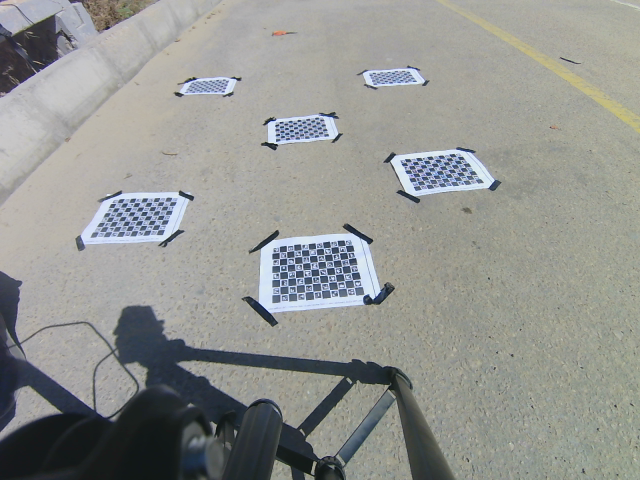
#> input picture front_h59_p45.png, 640 x 480 px, given in place of the camera
$ python charuco_calibration.py   (older library calls are emulated)
#> lines starting #> are read from the running program, lines starting #| are printed output that depends on the picture
"""
charuco_calibration.py
======================
Camera intrinsic calibration using a ChArUco board.

Board specs (calib.io):
  8 x 11 squares  |  checker = 20 mm  |  marker = 15 mm  |  DICT_4X4_50
  (corrected from misprinted 15mm/11mm -- see SQUARE_SIZE/MARKER_SIZE below)

INTERFACE:
  Green border  = board detected clearly, good to capture
  Red border    = board not detected or too few corners
  Yellow border = board detected but poor quality (too close/far/blurry)

CONTROLS:
  SPACE   → capture current frame
  C       → run calibration (need at least 15 captures)
  D       → delete last captured frame
  Q / ESC → quit

HOW TO USE:
  1. Run:  python3 charuco_calibration.py
  2. Move the board to different positions, angles, distances
  3. When border goes GREEN press SPACE to capture
  4. Aim for 20-30 captures covering all regions of the image
  5. Press C to calibrate and save results

TIPS FOR GOOD CALIBRATION:
  - Board in all corners of the image (top-left, top-right, bottom-left, bottom-right)
  - Board at different distances (close filling half image, medium, far)
  - Board tilted at different angles (left, right, up, down ~30-45 degrees)
  - Avoid motion blur — hold still when capturing
  - Good even lighting, no glare on the markers
  - Aim for RMS < 0.5 px (excellent), < 1.0 px (good)
"""

import cv2
import numpy as np
import json
import os
import time
from datetime import datetime

# ─────────────────────────────────────────────
# BOARD SETTINGS — must match your printed board
# ─────────────────────────────────────────────
SQUARES_X    = 11          # columns  (calib.io "8x11" = 11 cols)
SQUARES_Y    = 8           # rows
SQUARE_SIZE  = 0.02        # metres — 2 cm (corrected, measured value)
MARKER_SIZE  = 0.015       # metres — 15 mm (corrected, measured value)
ARUCO_DICT   = cv2.aruco.DICT_4X4_50

# ─────────────────────────────────────────────
# CAMERA SETTINGS
# ─────────────────────────────────────────────
CAMERA_INDEX     = "/dev/video2"   # change if your camera is on a different index
REQUESTED_WIDTH  = 1920            # explicit resolution request -- the camera
REQUESTED_HEIGHT = 1200            # will NOT necessarily default to this on
                                    # its own; see notes in open_camera() below

# ─────────────────────────────────────────────
# CALIBRATION SETTINGS
# ─────────────────────────────────────────────
MIN_CAPTURES     = 15      # minimum before calibration is allowed
TARGET_CAPTURES  = 25      # recommended number of captures
MIN_CORNERS      = 10      # minimum corners per frame to consider it good
BLUR_THRESHOLD   = 80.0    # Laplacian variance below this = too blurry

# ─────────────────────────────────────────────
# UI COLOURS  (BGR)
# ─────────────────────────────────────────────
GREEN  = (0,   210,  0  )
RED    = (0,   0,    210)
YELLOW = (0,   200,  200)
WHITE  = (255, 255,  255)
BLACK  = (0,   0,    0  )
DARK   = (30,  30,   30 )
CYAN   = (200, 200,  0  )


# ══════════════════════════════════════════════
#  OPEN CAMERA AT EXPLICIT RESOLUTION
# ══════════════════════════════════════════════

def open_camera(device, width, height):
    """
    Opens the camera and explicitly requests a resolution, using the V4L2
    backend directly (more reliable on Linux than letting OpenCV
    auto-select a backend, which can silently ignore .set() calls and
    fall back to whatever the device was last streaming).

    Returns (cap, actual_width, actual_height) -- ALWAYS check the
    actual values returned, since the camera may not support the exact
    resolution requested and will silently give you the nearest mode it
    actually has instead.
    """
    cap = cv2.VideoCapture(device, cv2.CAP_V4L2)
    if not cap.isOpened():
        return None, None, None

    # Request MJPG explicitly -- on this camera, MJPG is required to get
    # full framerate at higher resolutions (YUYV caps hard at 5fps above
    # 1280x720 per this camera's reported v4l2-ctl capabilities). For
    # STATIONARY calibration capture, framerate doesn't matter much, but
    # setting the format explicitly as part of the same negotiation also
    # tends to make the resolution request itself land more reliably.
    cap.set(cv2.CAP_PROP_FOURCC, cv2.VideoWriter_fourcc(*'MJPG'))
    cap.set(cv2.CAP_PROP_FRAME_WIDTH, width)
    cap.set(cv2.CAP_PROP_FRAME_HEIGHT, height)

    actual_w = int(cap.get(cv2.CAP_PROP_FRAME_WIDTH))
    actual_h = int(cap.get(cv2.CAP_PROP_FRAME_HEIGHT))

    return cap, actual_w, actual_h


# ══════════════════════════════════════════════
#  BUILD BOARD
# ══════════════════════════════════════════════

def make_board():
    dictionary = cv2.aruco.getPredefinedDictionary(ARUCO_DICT)
    board = cv2.aruco.CharucoBoard(
        (SQUARES_X, SQUARES_Y),
        SQUARE_SIZE,
        MARKER_SIZE,
        dictionary
    )
    return board, dictionary


# ══════════════════════════════════════════════
#  QUALITY CHECKS
# ══════════════════════════════════════════════

def check_blur(gray):
    """Returns Laplacian variance — low value means blurry."""
    return cv2.Laplacian(gray, cv2.CV_64F).var()


# [11 lines left out: function check_coverage, not called in this run]


def assess_frame_quality(corners, n_corners, blur_val, img_w, img_h):
    """
    Returns:  'good' | 'ok' | 'bad'  and a reason string.
    """
    if n_corners < MIN_CORNERS:
        return 'bad', f"Too few corners ({n_corners}) — show more of the board"

    if blur_val < BLUR_THRESHOLD:
        return 'bad', f"Too blurry ({blur_val:.0f}) — hold still"

    coverage = check_coverage(corners, img_w, img_h)
    if coverage < 0.03:
        return 'ok', "Board too far — move closer for this shot"
    if coverage > 0.85:
        return 'ok', "Board too close — move back slightly"

    if n_corners < 20:
        return 'ok', f"Only {n_corners} corners — tilt board more for more corners"

    return 'good', f"{n_corners} corners detected"


# ══════════════════════════════════════════════
#  DETECT CHARUCO CORNERS
# ══════════════════════════════════════════════

def detect_corners(gray, board, dictionary):
    """
    Detects ChArUco corners in a grayscale image.
    Returns (corners, ids, n_corners).
    """
    params   = cv2.aruco.DetectorParameters()
    detector = cv2.aruco.ArucoDetector(dictionary, params)

    marker_corners, marker_ids, _ = detector.detectMarkers(gray)

    if marker_ids is None or len(marker_ids) < 2:
        return None, None, 0

    n, corners, ids = cv2.aruco.interpolateCornersCharuco(
        marker_corners, marker_ids, gray, board
    )

    if n < 4 or corners is None:
        return None, None, 0

    return corners.reshape(-1, 1, 2).astype(np.float32), ids, n


# ══════════════════════════════════════════════
#  DRAW HUD OVERLAY
# ══════════════════════════════════════════════

def draw_hud(frame, status, reason, n_captures, n_corners, blur_val,
             border_color, last_capture_time):
    h, w = frame.shape[:2]

    # ── Thick border showing detection status ─────────────────
    cv2.rectangle(frame, (0, 0), (w-1, h-1), border_color, 8)

    # ── Top bar background ────────────────────────────────────
    cv2.rectangle(frame, (0, 0), (w, 40), DARK, -1)

    # ── Status text ───────────────────────────────────────────
    status_color = GREEN if status == 'good' else \
                   YELLOW if status == 'ok' else RED
    cv2.putText(frame, reason, (10, 26),
                cv2.FONT_HERSHEY_SIMPLEX, 0.6, status_color, 2, cv2.LINE_AA)

    # ── Capture count ─────────────────────────────────────────
    count_color = GREEN if n_captures >= TARGET_CAPTURES else \
                  YELLOW if n_captures >= MIN_CAPTURES else WHITE
    count_text  = f"Captures: {n_captures}/{TARGET_CAPTURES}"
    cv2.putText(frame, count_text, (w - 220, 26),
                cv2.FONT_HERSHEY_SIMPLEX, 0.6, count_color, 2, cv2.LINE_AA)

    # ── Bottom bar background ─────────────────────────────────
    cv2.rectangle(frame, (0, h-50), (w, h), DARK, -1)

    # ── Controls hint ─────────────────────────────────────────
    if n_captures >= MIN_CAPTURES:
        hint = "SPACE=capture  C=calibrate  D=delete last  Q=quit"
    else:
        hint = f"SPACE=capture  (need {MIN_CAPTURES - n_captures} more)  Q=quit"

    cv2.putText(frame, hint, (10, h-18),
                cv2.FONT_HERSHEY_SIMPLEX, 0.5, WHITE, 1, cv2.LINE_AA)

    # ── Blur indicator ────────────────────────────────────────
    blur_color = GREEN if blur_val > BLUR_THRESHOLD * 1.5 else \
                 YELLOW if blur_val > BLUR_THRESHOLD else RED
    cv2.putText(frame, f"Sharp: {blur_val:.0f}", (10, h-30),
                cv2.FONT_HERSHEY_SIMPLEX, 0.45, blur_color, 1, cv2.LINE_AA)

    # ── "CAPTURED!" flash ─────────────────────────────────────
    if last_capture_time and (time.time() - last_capture_time) < 0.8:
        cv2.putText(frame, "CAPTURED!", (w//2 - 80, h//2),
                    cv2.FONT_HERSHEY_SIMPLEX, 1.5, GREEN, 4, cv2.LINE_AA)

    return frame


def draw_coverage_guide(frame, all_corners_list):
    """
    Draw a small coverage map in bottom-right corner showing
    which regions of the image have been covered by captures.
    """
    h, w = frame.shape[:2]
    map_w, map_h = 120, 80
    map_x = w - map_w - 10
    map_y = h - map_h - 60

    # Background
    cv2.rectangle(frame,
        (map_x, map_y), (map_x + map_w, map_y + map_h),
        (50, 50, 50), -1)
    cv2.rectangle(frame,
        (map_x, map_y), (map_x + map_w, map_y + map_h),
        WHITE, 1)
    cv2.putText(frame, "coverage", (map_x + 15, map_y - 4),
                cv2.FONT_HERSHEY_SIMPLEX, 0.35, WHITE, 1)

    # Draw dots for each capture's centroid
    for corners in all_corners_list:
        if corners is None:
            continue
        pts = corners.reshape(-1, 2)
        cx  = int(pts[:, 0].mean() / w * map_w) + map_x
        cy  = int(pts[:, 1].mean() / h * map_h) + map_y
        cv2.circle(frame, (cx, cy), 3, CYAN, -1)

    return frame


# ══════════════════════════════════════════════
#  CALIBRATION
# ══════════════════════════════════════════════

# [121 lines left out: functions run_calibration, print_results, save_results, show_undistortion_preview, not called in this run]


# ══════════════════════════════════════════════
#  MAIN LOOP
# ══════════════════════════════════════════════

def main():
    board, dictionary = make_board()

    # ── Open camera at the requested resolution ───────────────
    cap, actual_w, actual_h = open_camera(
        CAMERA_INDEX, REQUESTED_WIDTH, REQUESTED_HEIGHT
    )
    if cap is None:
        print(f"ERROR: Cannot open camera {CAMERA_INDEX}.")
        print("Try changing CAMERA_INDEX at the top of the script, or "
              "check 'fuser -v <device>' if it's held by another process.")
        return

    if (actual_w, actual_h) != (REQUESTED_WIDTH, REQUESTED_HEIGHT):
        print(f"[WARN] Requested {REQUESTED_WIDTH}x{REQUESTED_HEIGHT} but "
              f"camera gave {actual_w}x{actual_h} instead.")
        print(f"       Check 'v4l2-ctl -d {CAMERA_INDEX} --list-formats-ext' "
              f"to confirm this resolution is actually supported.")
        print(f"       Continuing with {actual_w}x{actual_h} -- this IS what "
              f"will be used for calibration below, so it's still valid, "
              f"just not what you asked for.")

    ret, test_frame = cap.read()
#> test_frame is the input picture: shape (480, 640, 3); mean B, G, R 144.6, 148.3, 146.7
    if not ret:
        print("ERROR: Cannot read from camera.")
        return

    image_size = (test_frame.shape[1], test_frame.shape[0])
    print(f"\n{'='*55}")
    print("  ChArUco Calibration")
    print(f"{'='*55}")
    print(f"  Board:   {SQUARES_X} x {SQUARES_Y} squares")
    print(f"  Square:  {SQUARE_SIZE*1000:.0f} mm  |  "
          f"Marker: {MARKER_SIZE*1000:.0f} mm")
    print(f"  Camera:  {image_size[0]} x {image_size[1]} px")
#|   Camera:  640 x 480 px
    print(f"\n  SPACE=capture  C=calibrate  D=delete  Q=quit")
    print(f"{'='*55}\n")

    # ── Storage ───────────────────────────────────────────────
    all_corners       = []   # list of (N,1,2) corner arrays
    all_ids           = []   # list of (N,1) id arrays
    all_corners_raw   = []   # for coverage map (unreshaped)
    last_capture_time = None
    K = dist = rms    = None

    win_name = "ChArUco Calibration  [SPACE=capture | C=calibrate | Q=quit]"
    cv2.namedWindow(win_name, cv2.WINDOW_NORMAL)

    while True:
        ret, frame = cap.read()
        if not ret:
            print("Camera read failed.")
            break

        gray        = cv2.cvtColor(frame, cv2.COLOR_BGR2GRAY)
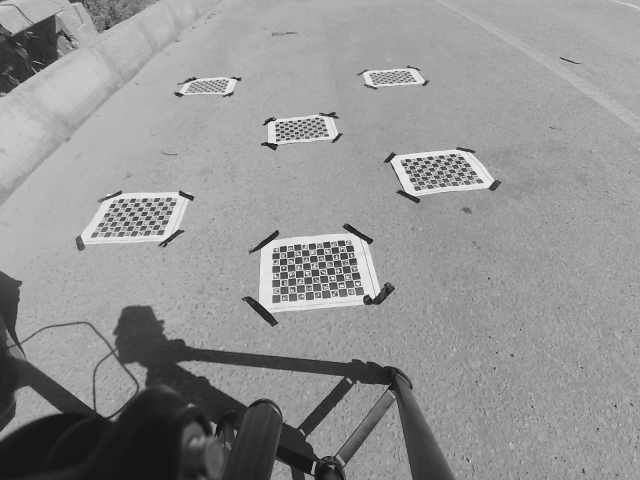
#> gray: shape (480, 640); min 18, max 235, mean 147.3
        blur_val    = check_blur(gray)
#> blur_val = 946.4
        h, w        = frame.shape[:2]

        # ── Detect ────────────────────────────────────────────
        corners, ids, n_corners = detect_corners(gray, board, dictionary)
#> in detect_corners, `marker_corners, marker_ids, _ = detector.detectMarkers(gray)`: marker_corners = (); marker_ids = None
#> n_corners = 0

        # ── Assess quality ────────────────────────────────────
        status, reason = assess_frame_quality(
            corners, n_corners, blur_val, w, h)
#> status = 'bad'

        # ── Border colour ─────────────────────────────────────
        border_color = GREEN  if status == 'good' else \
                       YELLOW if status == 'ok'   else RED
#> border_color = (0, 0, 210)

        # ── Draw detected corners on frame ────────────────────
        display = frame.copy()
        if corners is not None:
            cv2.aruco.drawDetectedCornersCharuco(
                display, corners, ids,
                cornerColor=(0, 255, 100))

        # ── Draw HUD ──────────────────────────────────────────
        draw_hud(display, status, reason,
                 len(all_corners), n_corners, blur_val,
                 border_color, last_capture_time)
#> in draw_hud, `cv2.rectangle(frame, (0, 0), (w-1, h-1), border_color, 8)`:
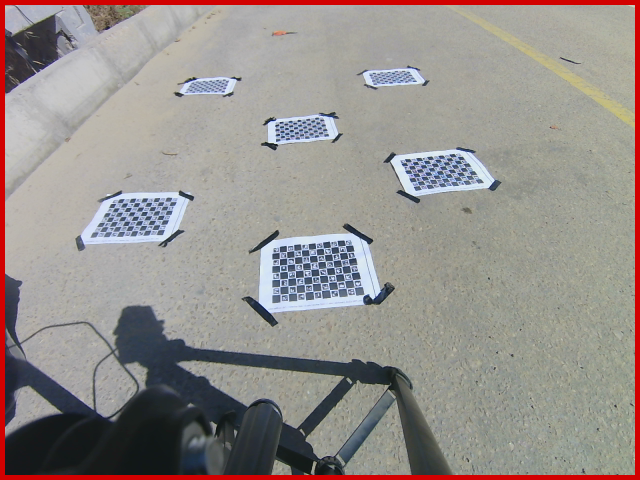
#> frame: shape (480, 640, 3); mean B, G, R 140, 143.5, 149.5
#> in draw_hud, `count_color = GREEN if n_captures >= TARGET_CAPTURES else \ YELLOW if ..`: count_color = (255, 255, 255)
#> in draw_hud, `count_text  = f"Captures: {n_captures}/{TARGET_CAPTURES}"`: count_text = 'Captures: 0/25'
#> in draw_hud, `hint = f"SPACE=capture  (need {MIN_CAPTURES - n_captures} more)  Q=quit"`: hint = 'SPACE=capture  (need 15 more)  Q=quit'
#> in draw_hud, `blur_color = GREEN if blur_val > BLUR_THRESHOLD * 1.5 else \ YELLOW if..`: blur_color = (0, 210, 0)

        draw_coverage_guide(display, all_corners_raw)
#> in draw_coverage_guide, `cv2.rectangle(frame, (map_x, map_y), (map_x + map_w, map_y + map_h), W..`:
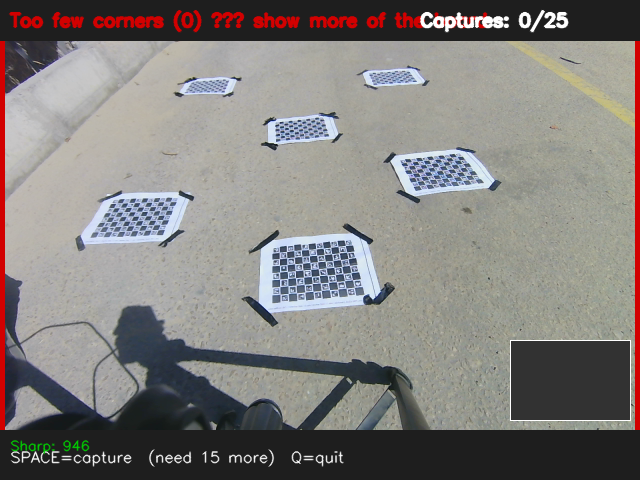
#> frame: shape (480, 640, 3); mean B, G, R 124.3, 126.9, 130.5

        cv2.imshow(win_name, display)

        # ── Key handling ──────────────────────────────────────
        key = cv2.waitKey(1) & 0xFF
#> (key q is pressed here)

        # SPACE — capture
        if key == ord(' '):
            if status == 'bad':
                print(f"  [!] Not captured — {reason}")
            else:
                if corners is not None:
                    all_corners.append(corners)
                    all_ids.append(ids)
                    all_corners_raw.append(corners.copy())
                    last_capture_time = time.time()
                    quality_tag = "GOOD" if status == 'good' else "OK"
                    print(f"  [+] Frame {len(all_corners):02d} captured "
                          f"({quality_tag}, {n_corners} corners, "
                          f"blur={blur_val:.0f})")
                else:
                    print("  [!] No corners detected — move board into view")

        # C — calibrate
        elif key == ord('c'):
            if len(all_corners) < MIN_CAPTURES:
                print(f"  [!] Need at least {MIN_CAPTURES} captures "
                      f"(have {len(all_corners)})")
            else:
                cv2.destroyWindow(win_name)
                K, dist, rms = run_calibration(
                    all_corners, all_ids, board, image_size)

                if K is not None:
                    print_results(K, dist, rms)
                    saved = save_results(K, dist, rms, image_size)

                    # Ask user if they want to see undistortion preview
                    print("  Show undistortion preview? (y/n): ", end="")
                    ans = input().strip().lower()
                    if ans == 'y':
                        show_undistortion_preview(frame, K, dist)

                    print(f"\n  Done! Results saved to: {saved}")
                    print("  You can now use intrinsics_pinhole.json "
                          "in your BEV pipeline.")
                    break
                else:
                    # Re-open window if calibration failed
                    cv2.namedWindow(win_name, cv2.WINDOW_NORMAL)

        # D — delete last capture
        elif key == ord('d'):
            if all_corners:
                all_corners.pop()
                all_ids.pop()
                all_corners_raw.pop()
                print(f"  [-] Deleted last capture "
                      f"({len(all_corners)} remaining)")
            else:
                print("  [!] Nothing to delete")

        # Q or ESC — quit
        elif key in (ord('q'), 27):
            print("  Exiting without calibrating.")
            break

    cap.release()
    cv2.destroyAllWindows()


if __name__ == "__main__":
    main()

$ run again, on front_h59_p60.png
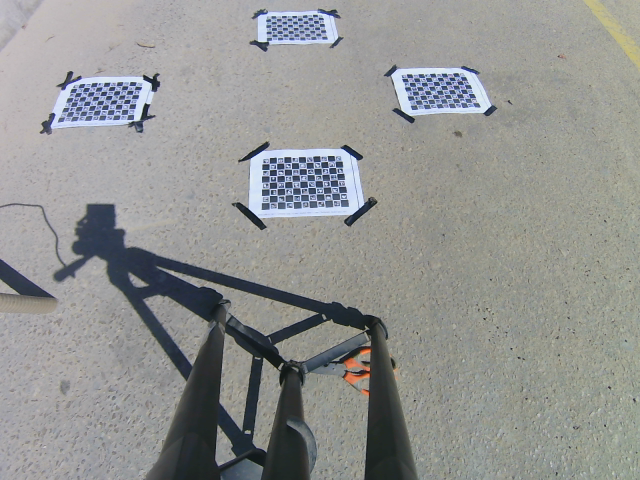
#> input picture front_h59_p60.png, 640 x 480 px, given in place of the camera
#> in main, test_frame is the input picture: shape (480, 640, 3); mean B, G, R 145.4, 147.1, 146
#|   Camera:  640 x 480 px
#> in main, `gray        = cv2.cvtColor(frame, cv2.COLOR_BGR2GRAY)`:
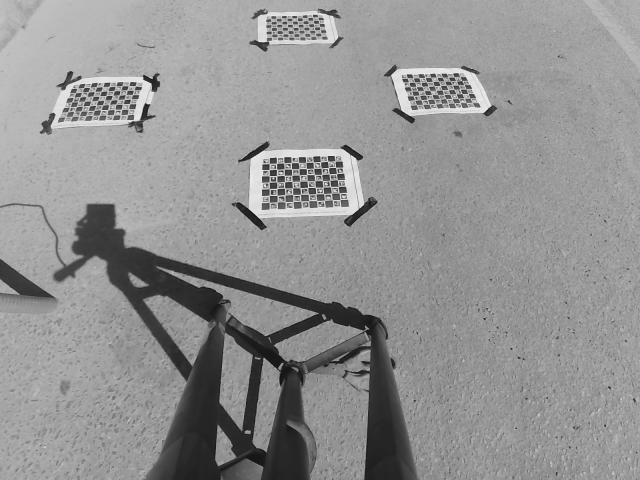
#> gray: shape (480, 640); min 19, max 236, mean 146.5
#> blur_val = 1019.7
#> marker_corners = (); marker_ids = None
#> n_corners = 0
#> status = 'bad'
#> border_color = (0, 0, 210)
#> count_color = (255, 255, 255)
#> count_text = 'Captures: 0/25'
#> hint = 'SPACE=capture  (need 15 more)  Q=quit'
#> blur_color = (0, 210, 0)
#> in draw_coverage_guide, `cv2.rectangle(frame, (map_x, map_y), (map_x + map_w, map_y + map_h), W..`:
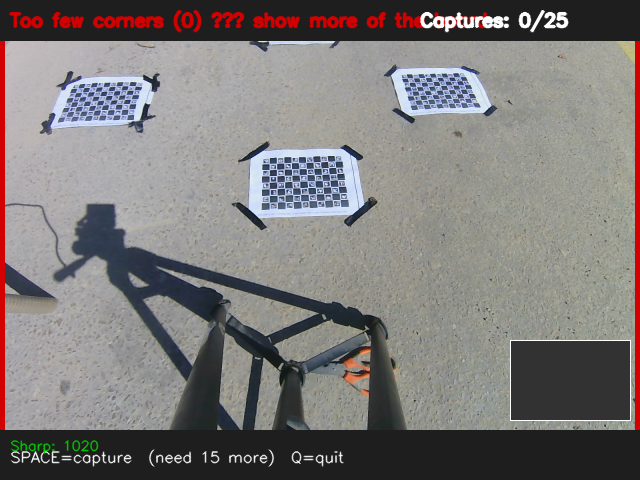
#> frame: shape (480, 640, 3); mean B, G, R 120.6, 121.7, 125.6

$ run again, on front_h59_p75.png
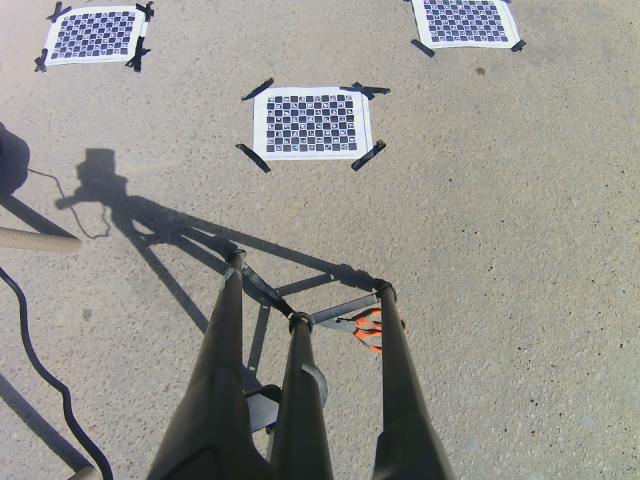
#> input picture front_h59_p75.png, 640 x 480 px, given in place of the camera
#> in main, test_frame is the input picture: shape (480, 640, 3); mean B, G, R 142.3, 147.7, 149
#|   Camera:  640 x 480 px
#> in main, `gray        = cv2.cvtColor(frame, cv2.COLOR_BGR2GRAY)`:
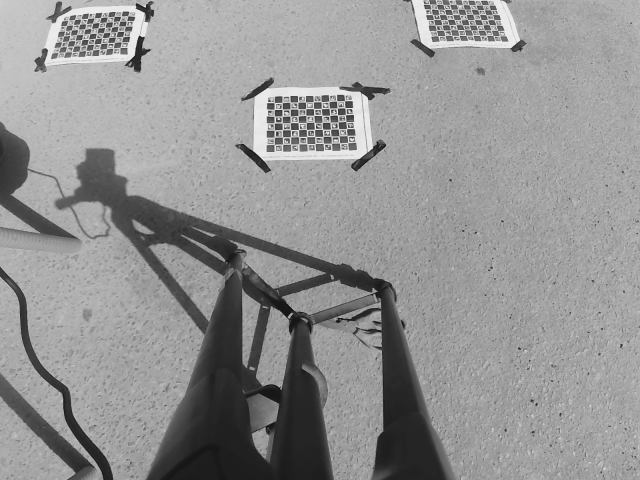
#> gray: shape (480, 640); min 17, max 236, mean 147.4
#> blur_val = 1174
#> marker_corners = (); marker_ids = None
#> n_corners = 0
#> status = 'bad'
#> border_color = (0, 0, 210)
#> count_color = (255, 255, 255)
#> count_text = 'Captures: 0/25'
#> hint = 'SPACE=capture  (need 15 more)  Q=quit'
#> blur_color = (0, 210, 0)
#> in draw_coverage_guide, `cv2.rectangle(frame, (map_x, map_y), (map_x + map_w, map_y + map_h), W..`:
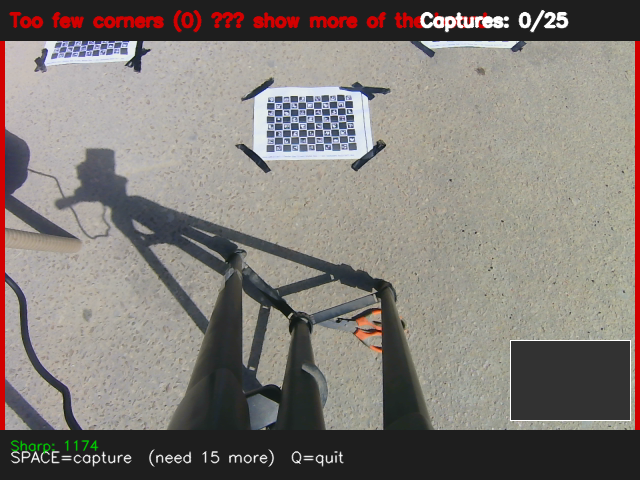
#> frame: shape (480, 640, 3); mean B, G, R 118.3, 123.2, 129.3
